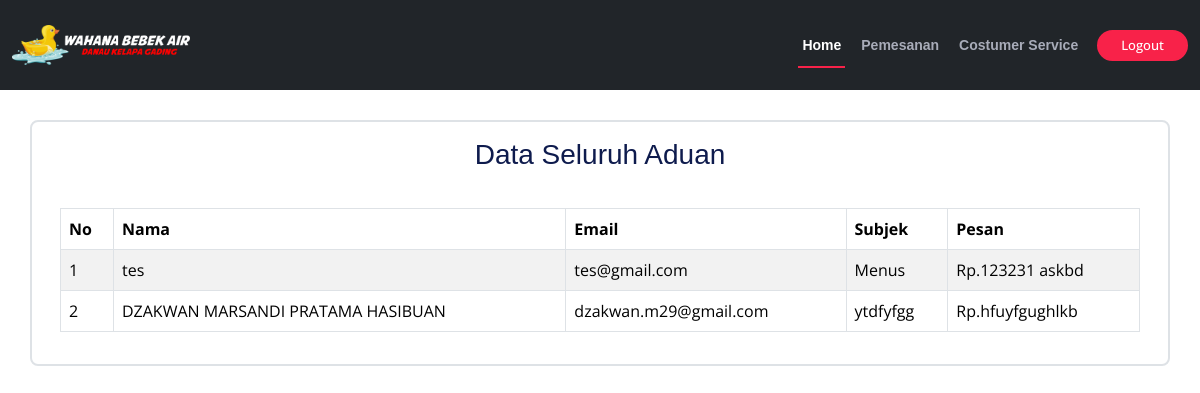
Screenshot of /pelanggan/ref/costumerS.php (signed in) with the database file from the repository.
### tables this page shows
CREATE TABLE `tbl_costumers` (
  `id` int(11) NOT NULL,
  `pemilik` varchar(50) NOT NULL,
  `nama` varchar(50) NOT NULL,
  `email` varchar(50) NOT NULL,
  `subject` varchar(50) NOT NULL,
  `message` varchar(255) NOT NULL,
  `create at` datetime NOT NULL DEFAULT current_timestamp(),
  `update_at` datetime NOT NULL
);

### pelanggan/ref/costumerS.php (the view, shortened to what this page needs)
<?php
require "../koneksi.php";
$id = $_SESSION["nama_lengkap"];
$cs  = mysqli_query($koneksi,"SELECT * FROM tbl_costumers WHERE pemilik = '$id'");
?>
<!DOCTYPE html>
<html lang="en">
<head>
  <link href="../../assets/vendor/fontawesome-free/css/all.min.css" rel="stylesheet">
  <link href="../../assets/vendor/animate.css/animate.min.css" rel="stylesheet">
  <link href="../../assets/vendor/aos/aos.css" rel="stylesheet">
  <link href="../../assets/vendor/bootstrap/css/bootstrap.min.css" rel="stylesheet">
  <link href="../../assets/vendor/bootstrap-icons/bootstrap-icons.css" rel="stylesheet">
  <link href="../../assets/vendor/boxicons/css/boxicons.min.css" rel="stylesheet">
  <link href="../../assets/vendor/glightbox/css/glightbox.min.css" rel="stylesheet">
  <link href="../../assets/vendor/swiper/swiper-bundle.min.css" rel="stylesheet">
  <link href="../../assets/css/style.css" rel="stylesheet">
</head>
<body>
 <header id="header" class="d-flex align-items-center bg-dark ">
    <div class="container-fluid container-xxl d-flex align-items-center">
      <div id="logo" class="me-auto">
        <a href="../index.html" class="scrollto"><img src="../../assets/img/LOGO3.png" alt="" title=""></a>
      </div>
      <nav id="navbar" class="navbar order-last order-lg-0">
        <ul>
          <li><a class="nav-link scrollto active" href="../index.php">Home</a></li>
          <li><a class="nav-link scrollto" href="pesan.php">Pemesanan</a></li>
          <li><a class="nav-link scrollto" href="costumerS.php">Costumer Service</a></li>
        </ul>
      </nav>
      <a class="buy-tickets scrollto" href="../../Log_System/logout.php">Logout</a>
    </div>
  </header>
<div class="container border border-2 rounded-3 p-2" style="margin-top: 120px;">
    <div class="row m-2">
      <div class="col-md-12 mb-3">
      <h3 class="text-center">Data Seluruh Aduan</h3>
    </div>
        <div class="col-md-12">
        <table  class="table table-bordered table-striped table-hover">
    <thead>
        <tr>
            <th scope="col">No</th>
            <th scope="col">Nama</th>
            <th scope="col">Email</th>
            <th scope="col">Subjek</th>
            <th scope="col">Pesan</th>
        </tr>
    </thead>
    <tbody>
        <?php $i = 1; ?>
        <?php foreach ($cs as $data ) : ?>
            <tr>
                <td scope="row"><?= $i ?></td>
                <td><?= $data["nama"]?></td>
                <td><?= $data["email"]?></td>
                <td><?= $data["subject"]?></td>
                <td>Rp.<?= $data["message"]?></td>
            </tr>
        <?php $i++; ?>
        <?php endforeach; ?>
    </tbody>
</table>
        </div>
    </div>
</div>
</body>
</html>

### assets/css/style.css (style rules this page uses)
body { background: #fff; color: #2f3138; font-family: "Open Sans", sans-serif; }
a { color: #f82249; text-decoration: none; transition: 0.5s; }
h1, h2, h3, h4, h5, h6 { font-family: "Raleway", sans-serif; font-weight: 400; margin: 0 0 20px 0; padding: 0; color: #0e1b4d; }
#header { height: 90px; position: fixed; left: 0; top: 0; right: 0; transition: all 0.5s; z-index: 997; }
#header #logo img { padding: 0; margin: 0; max-height: 40px; }
.buy-tickets { color: #fff; background: #f82249; padding: 7px 22px; margin: 0 0 0 15px; border-radius: 50px; border: 2px solid #f82249; transition: all ease-in-out 0.3s; font-weight: 500; line-height: 1; font-size: 13px; white-space: nowrap; }
.navbar { padding: 0; }
.navbar ul { margin: 0; padding: 0; display: flex; list-style: none; align-items: center; }
.navbar li { position: relative; }
.navbar>ul>li { white-space: nowrap; padding: 10px 0 10px 12px; }
.navbar a, .navbar a:focus { display: flex; align-items: center; justify-content: space-between; color: rgba(202, 206, 221, 0.8); font-family: "Raleway", sans-serif; font-weight: 600; font-size: 14px; white-space: nowrap; transition: 0.3s; position: relative; padding: 6px 4px; }
.navbar>ul>li>a:before { content: ""; position: absolute; width: 0; height: 2px; bottom: -6px; left: 0; background-color: #f82249; visibility: hidden; transition: all 0.3s ease-in-out 0s; }
.navbar a:hover:before, .navbar li:hover>a:before, .navbar .active:before { visibility: visible; width: 100%; }
.navbar a:hover, .navbar .active, .navbar .active:focus, .navbar li:hover>a { color: #fff; }

### rows the page displays
tbl_costumers: nama "tes", email "tes@gmail.com", subject "Menus", message "123231 askbd"
tbl_costumers: nama "DZAKWAN MARSANDI PRATAMA HASIBUAN", email "dzakwan.m29@gmail.com", subject "ytdfyfgg", message "hfuyfgughlkb"
